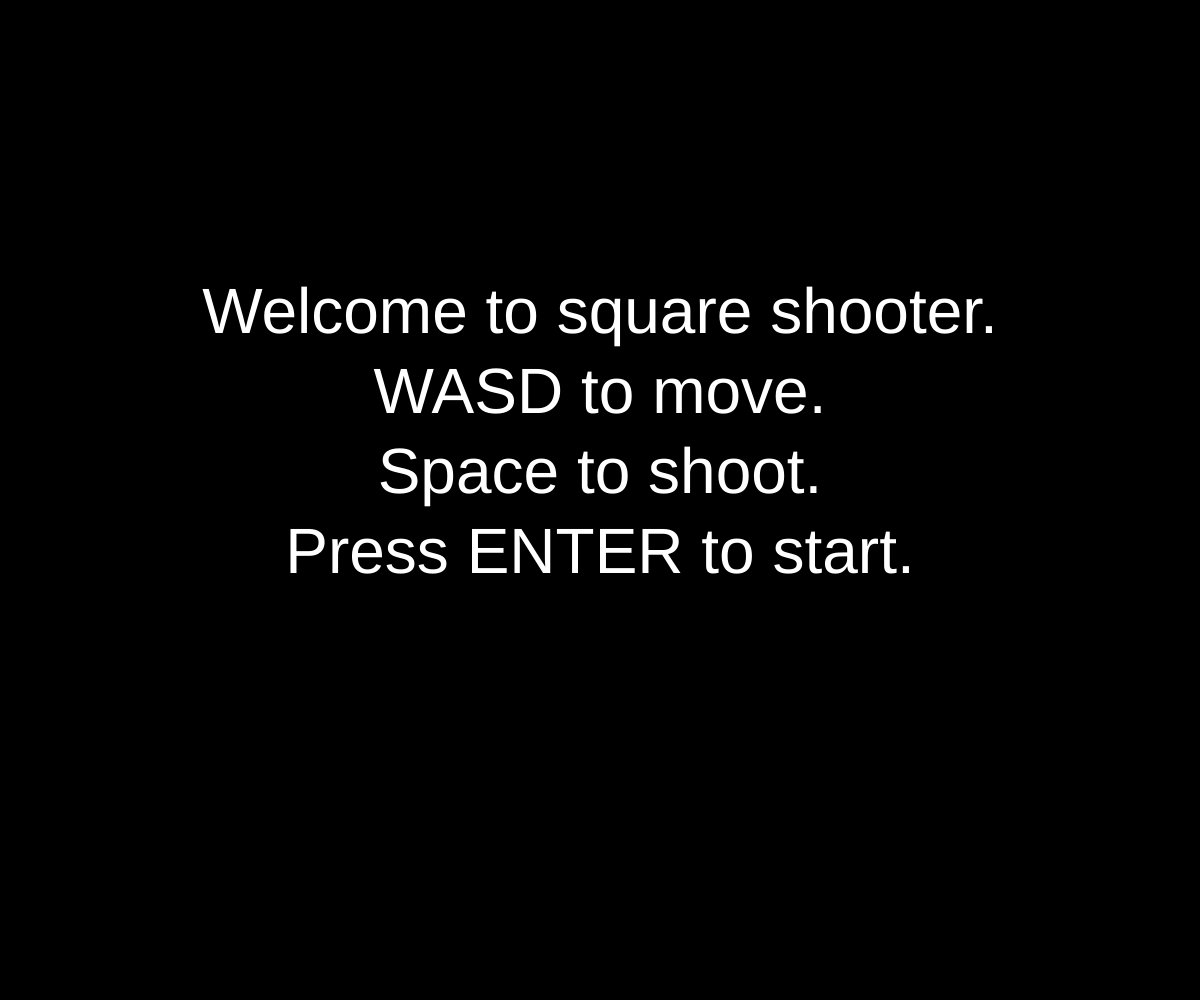
Frame 1 (no input)
Frame 60 (no input): identical to frame 1, image omitted
Frame 120 (the mouse pressed at the canvas centre since frame 60): identical to frame 1, image omitted

The p5.js sketch that drew this single still picture (run headless with seeded random() and noise() and a simulated clock; from frame 60 on, the mouse is pressed at the canvas centre):

// p5.js sketch
// ── sketch.js
/*
This is a simple shooter that demonstrates some of the things that JavaScript and p5.js
can do. If you have trouble understanding the code, be sure to check out "arrays",
"objects", and "classes" in CodeAcademy.
*/

var scene = "start";
var shipX = window.innerWidth/2;
var shipY = window.innerHeight - window.innerHeight/8;
var left = false, right = false;
var allBullets = [];
var allEnemies = [];
var enemyCount = 0;
var level = 1;
var killCount = 0;
var addLevel = false;
var health = 10;
var killEnemy = false;

class Bullet
{
	constructor (xPos, yPos)
	{

		this.x = xPos;
		this.y = yPos;

		this.width = 10;
		this.height = 10;
	}

	draw()
	{
		fill(255);
		rect(this.x, this.y, this.width, this.height);
	}

	collision(enemy)
	{
		if (this.y < enemy.y + enemy.height && this.x < enemy.x + enemy.width
		&& this.x + this.width > enemy.x && this.y + this.height > enemy.y)
		{
			return true
		}
		else return false;
	}
}

class Enemy
{
	constructor(xPos, yPos)
	{
		this.x = xPos;
		this.y = yPos;

		this.width = 30;
		this.height = 30;
		this.red = random() * 255 + 50;
		this.green = random() * 255 + 50;
		this.blue = random() * 255 + 50;
	}
	
	draw()
	{
		fill(this.red, this.green, this.blue);
		rect(this.x, this.y, this.width, this.height);
	}
}

function setup()
{
	createCanvas(window.innerWidth, window.innerHeight);
}

function draw()
{
	background(0);

	if (scene == "start")
	{
		fill(255);
		textSize(64);
		textAlign(CENTER);
		text("Welcome to square shooter.\nWASD to move.\nSpace to shoot.\nPress ENTER to start.", 
		window.innerWidth/2, window.innerHeight/3);
	}

	if (scene == "game")
	{
		fill(255);
		rect(shipX, shipY, 50, 10);

		textSize(24);
		textAlign(LEFT);
		text("Health: " + health + "\n" + "Level: " + level, 
		window.innerWidth/15, window.innerHeight/8);

		if (left && shipX >= 5)
		{
			shipX -= 5;
		}

		if (right && shipX + 55 <= window.innerWidth)
		{
			shipX += 5;
		}

		if (enemyCount < level)
		{
			var newEnemy = new Enemy(random() * (window.innerWidth - 40) + 10, -20);
			allEnemies.push(newEnemy);
			enemyCount++;
		}
		
		for (var i = 0; i < allBullets.length; i++)
		{
			allBullets[i].draw();
			allBullets[i].y -= 5;
			
			for (var j = 0; j < allEnemies.length; j++)
			{				
				if (allBullets[i].collision(allEnemies[j]))
				{
					enemyCount -= 1;
					killCount++;

					if (killCount != 0 && killCount % 5 == 0)
					{
						level++;
					}

					allEnemies.splice(j, 1);
				}
				
			}
			
			if (allBullets[i].y < 0)
			{
				allBullets.splice(i, 1);
			}			
		}

		for (var i = 0; i < allEnemies.length; i++)
		{
			allEnemies[i].y += 1;
			allEnemies[i].draw();
		
			if (allEnemies[i].y + 20 > window.innerHeight)
			{
				killEnemy = true;

			}

			if (allEnemies[i].x < shipX + 50
				&& allEnemies[i].x + allEnemies[i].width > shipX
			&& allEnemies[i].y + allEnemies[i].height > shipY)
			{
				killEnemy = true;
			}

			if (killEnemy)
			{
				allEnemies.splice(i, 1);
				enemyCount -= 1;
				health -= 1;
				killEnemy = false;
			}
		}		
	
		if (health == 0)
		{
			scene = "dead";
		}
	}

	if (scene == "dead")
	{
		fill(255);
		textSize(32);
		textAlign(CENTER);
		text("You died.\nLevel: " + level
		+ "\nPress ENTER to start again",
		window.innerWidth/2, window.innerHeight/3);
	}
}

function keyPressed()
{
	if (keyCode == 65)
	{
		left = true;
	}
		
	if (keyCode == 68)
	{
		right = true;
	}	
}

function keyReleased()
{
	if (keyCode == 13)
	{
		if (scene == "start")
		{
			scene = "game";
		}

		if (scene == "dead")
		{
			scene = "game";
		}
	}

	if (scene == "game" && keyCode == 32)
	{
		var newBullet = new Bullet(shipX + 15, shipY - 10);
		allBullets.push(newBullet);
	}

	if (keyCode == 65)
	{
		left = false;
	}

	if (keyCode == 68)
	{
		right = false;
	}
}
